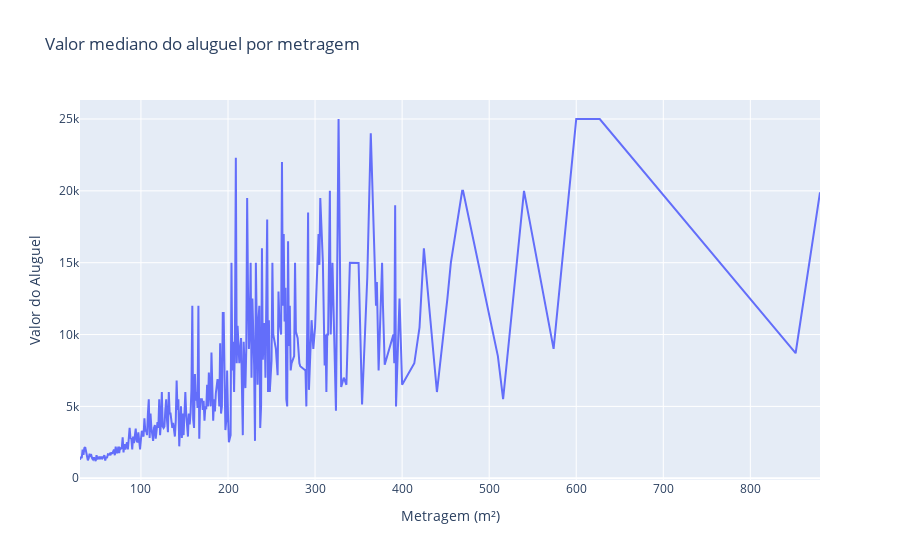

The notebook cell this image was saved under:
### Markdown cell above
Realizando uma análise, todos os valores aparentam estar condizentes com a realidade, nada que pareça ser um outlier.

### Code cell
media_valoraluguel_metragem = df.groupby('Metragem')['Valor_Aluguel'].median().reset_index()

fig = px.line(media_valoraluguel_metragem, x='Metragem', y='Valor_Aluguel',
              title='Valor mediano do aluguel por metragem',
              labels={'Valor_Aluguel': 'Valor do Aluguel', 'Metragem': 'Metragem (m²)'})
fig.show()

### Figure 1 — Plotly figure (JSON) as saved in the notebook; plotly's stock layout.template omitted (floating-point values rounded to 4 significant figures; data arrays with more than 128 entries replaced by an {"elided": "..."} marker saying what was removed)
{"data": [{"hovertemplate": "Metragem (m²)=%{x}<br>Valor do Aluguel=%{y}<extra></extra>", "legendgroup": "", "line": {"color": "#636efa", "dash": "solid"}, "marker": {"symbol": "circle"}, "mode": "lines", "name": "", "orientation": "v", "showlegend": false, "type": "scatter", "x": {"elided": "298 int values"}, "xaxis": "x", "y": {"elided": "298 float values"}, "yaxis": "y"}], "layout": {"legend": {"tracegroupgap": 0}, "title": {"text": "Valor mediano do aluguel por metragem"}, "xaxis": {"anchor": "y", "domain": [0, 1], "title": {"text": "Metragem (m²)"}}, "yaxis": {"anchor": "x", "domain": [0, 1], "title": {"text": "Valor do Aluguel"}}}}
